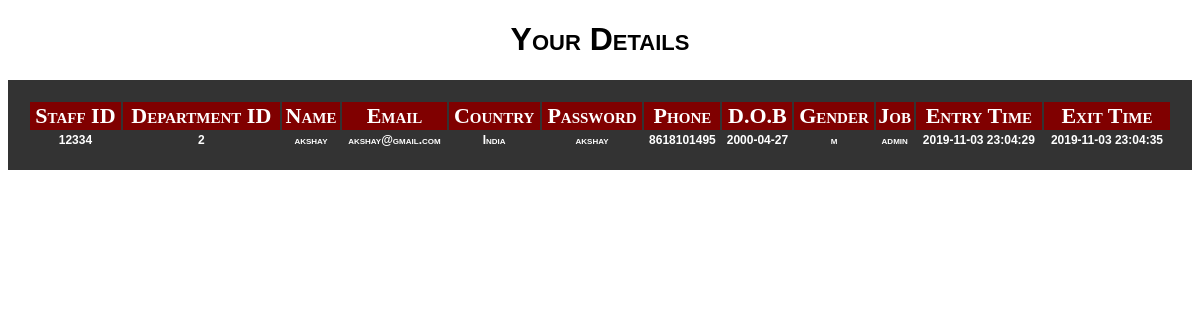
Page /emp_view_details.php (signed in) on the committed database.
### tables this page shows
CREATE TABLE `staff` (
  `staffid` varchar(10) NOT NULL,
  `Did` varchar(10) DEFAULT NULL,
  `name` varchar(20) NOT NULL,
  `email` varchar(40) DEFAULT NULL,
  `country` varchar(20) DEFAULT NULL,
  `pass_word` varchar(50) NOT NULL,
  `phone` varchar(10) DEFAULT NULL,
  `DOB` date DEFAULT NULL,
  `gender` char(1) DEFAULT NULL,
  `job` varchar(20) DEFAULT NULL,
  `entry_time` datetime DEFAULT NULL,
  `exit_time` datetime DEFAULT NULL
);

### emp_view_details.php (the view, shortened to what this page needs)
<?php
$logged_in_id = $_SESSION['login_id'];
?>
<!DOCTYPE html>
<html>
	<head>
		<link rel="stylesheet" href="css/admin_display_emp.css" />
		<link rel="stylesheet" href="E:/xampp/htdocs/Museum/fonts/fontawesome-free-5.10.2-web/css/all.min.css">
	</head>
	<body style="background: url(images/dun1.jpg) no-repeat; background-size: cover;">
	<center>
		<h1 align="center">Your Details</h1>
		<table>
			<tr>
				<th>Staff ID</th>
				<th>Department ID</th>
				<th>Name</th>
				<th>Email</th>
				<th>Country</th>
				<th>Password</th>
				<th>Phone</th>
				<th>D.O.B</th>
				<th>Gender</th>
				<th>Job</th>
				<th>Entry Time</th>
				<th>Exit Time</th>
			</tr>
			<?php
				$conn = mysqli_connect("localhost", "root", "", "museumsys");
				$sql = "SELECT * FROM staff WHERE staffid = '$logged_in_id' LIMIT 1";
				$result = $conn->query($sql);
				if($result->num_rows == 1){
					$row = $result->fetch_assoc();
					echo "<tr><td>".$row["staffid"]."</td><td>".$row["Did"]."</td><td>".$row["name"]."</td><td>".$row["email"]."</td><td>".$row["country"]."</td><td>".$row["pass_word"]."</td><td>".$row["phone"]."</td><td>".$row["DOB"]."</td><td>".$row["gender"]."</td><td>".$row["job"]."</td><td>".$row["entry_time"]."</td><td>".$row["exit_time"]."</td></tr>";
					echo "</table>";
				}
				else{
					echo "<script>window.alert('No employee to be displayed')</script>";
				}
			?>
	</body>
</html>

### css/admin_display_emp.css (style rules this page uses)
body { font-family: sans-serif; font-weight: bold; font-variant: small-caps; }
table { position: relative; padding: 20px; background: rgba(0,0,0,0.8); width: 100%; height: 50%; top: 10%; height: 100%; }
th { background-color: maroon; color: white; font-style: cursive; font-size: 22px; font-family: "times new roman"; }
td { color: white; font-size: 12px; font-family: arial; text-align: center; }

### rows in the picture
staff: staffid "12334", Did "2", name "akshay", email "akshay@gmail.com", country "India", pass_word "akshay", phone "8618101495", DOB "2000-04-27", gender "m", job "admin", entry_time "2019-11-03 23:04:29", exit_time "2019-11-03 23:04:35"
